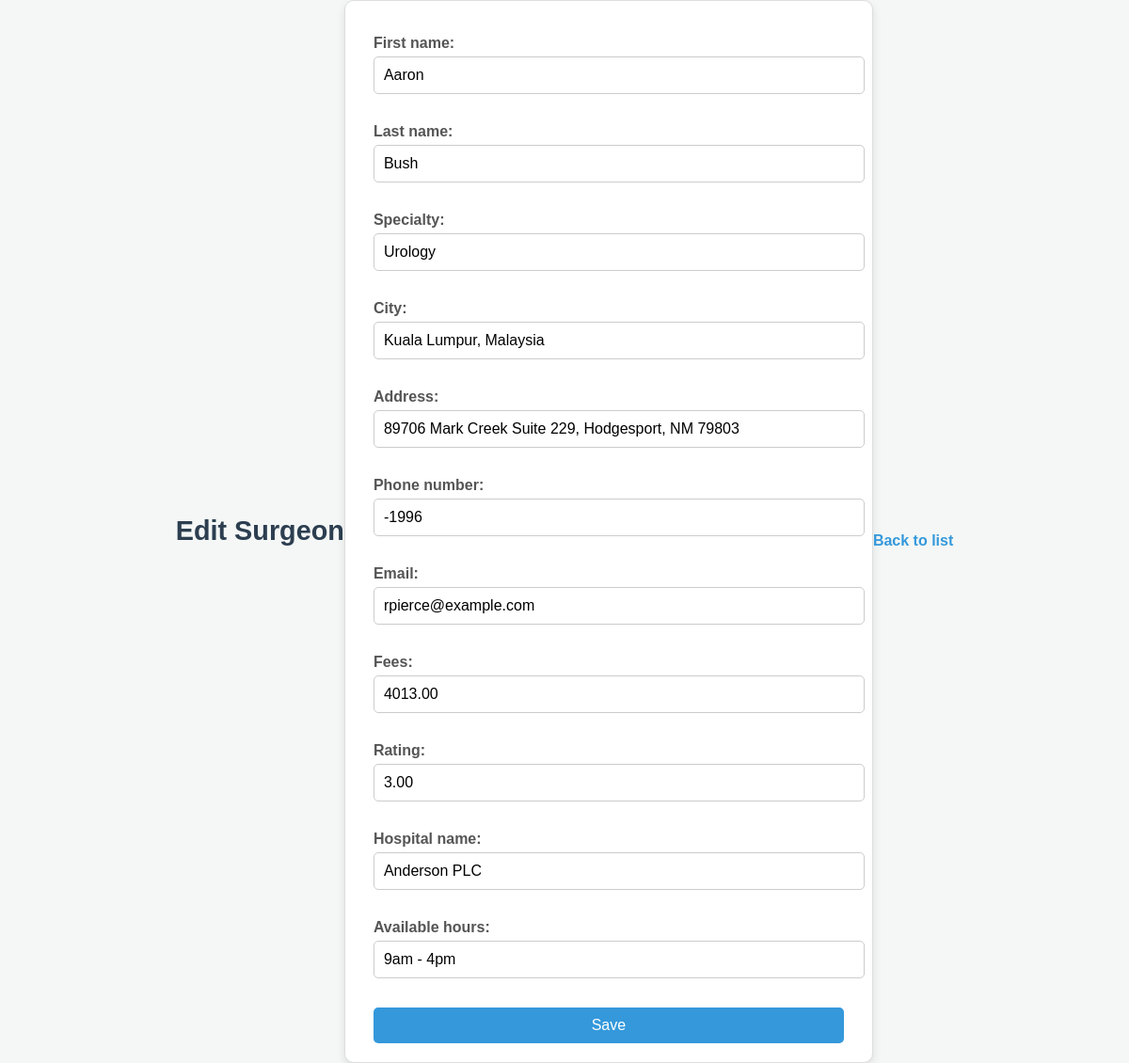
The page /surgeons/224/edit/ on the database its author committed.
### search/models.py (models this page shows)
class Surgeon(models.Model):
    first_name = models.CharField(max_length=100)
    last_name = models.CharField(max_length=100)
    specialty = models.CharField(max_length=100)
    city = models.CharField(max_length=100)
    address = models.CharField(max_length=255)
    phone_number = models.CharField(max_length=15)
    email = models.EmailField()
    fees = models.DecimalField(max_digits=10, decimal_places=2)
    rating = models.DecimalField(max_digits=3, decimal_places=2, null=True, blank=True)  # Rating out of 5
    hospital_name = models.CharField(max_length=255)
    available_hours = models.CharField(max_length=255)

### search/views.py (the view)
# urls.py: path('surgeons/<int:pk>/edit/', views.surgeon_update, name='surgeon-update'),
def surgeon_update(request, pk):
    surgeon = get_object_or_404(Surgeon, pk=pk)
    if request.method == 'POST':
        form = SurgeonForm(request.POST, instance=surgeon)
        if form.is_valid():
            form.save()
            return redirect('surgeon-list')
    else:
        form = SurgeonForm(instance=surgeon)
    return render(request, 'search/surgeon_form.html', {'form': form})

### search/forms.py
class SurgeonForm(forms.ModelForm):
    class Meta:
        model = Surgeon
        fields = '__all__'

### search/templates/search/surgeon_form.html (shortened to what this page needs)
{% load static %}
<!DOCTYPE html>
<html lang="en">
<head>
</head>
<body>
    <h1>{{ form.instance.pk|yesno:"Edit Surgeon,Add New Surgeon" }}</h1>
    <form method="post">
        {{ form.as_p }}
        <button type="submit">Save</button>
    </form>
    <a href="{% url 'surgeon-list' %}">Back to list</a>
</body>
</html>

### search/templates/search/surgeon_form.html (style rules this page uses)
body { font-family: Arial, sans-serif; background-color: #f4f7f6; margin: 0; padding: 0; display: flex; justify-content: center; align-items: center; min-height: 100vh; color: #333; }
form { background: #ffffff; border: 1px solid #ddd; border-radius: 10px; padding: 20px 30px; max-width: 500px; width: 100%; box-shadow: 0px 4px 10px rgba(0, 0, 0, 0.1); }
h1 { text-align: center; font-size: 1.8rem; color: #2c3e50; margin-bottom: 20px; }
form input, form select, form textarea { width: 100%; padding: 10px; margin-bottom: 15px; border: 1px solid #ccc; border-radius: 5px; font-size: 1rem; }
form button { display: block; width: 100%; padding: 10px 15px; font-size: 1rem; color: white; background-color: #3498db; border: none; border-radius: 5px; cursor: pointer; transition: background-color 0.3s ease; }
a { display: inline-block; margin-top: 20px; text-align: center; color: #3498db; text-decoration: none; font-size: 1rem; font-weight: bold; transition: color 0.3s ease; }
form label { font-weight: bold; margin-bottom: 5px; display: block; color: #555; }

### rows shown on the page
Surgeon: instance.pk "Edit Surgeon", first_name "Aaron", last_name "Bush", specialty "Urology", city "Kuala Lumpur, Malaysia", address "89706 Mark Creek Suite 229, Hodgesport, NM 79803", phone_number "-1996", email "rpierce@example.com", fees "4013.00", rating "3.00", hospital_name "Anderson PLC", available_hours "9am - 4pm"
